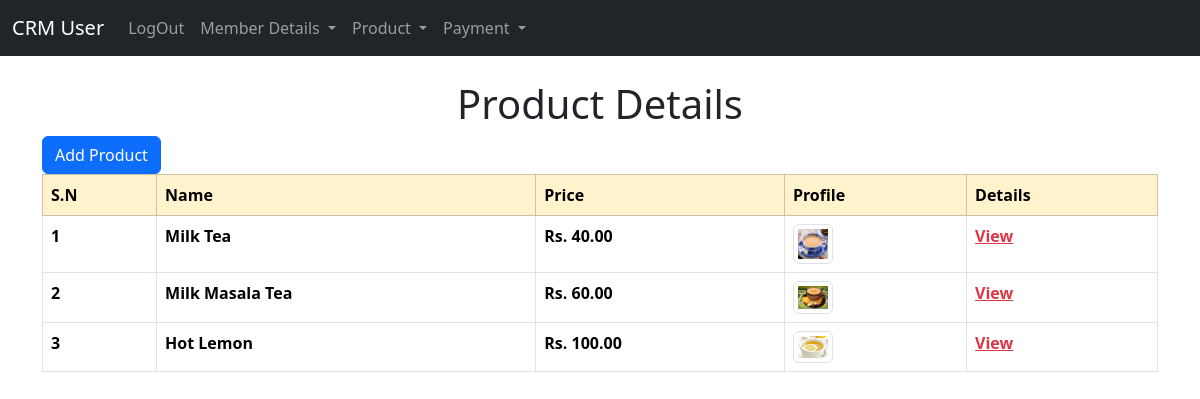
Page /user/product_details/ (signed in) on the committed database.
### user_app/models.py (models this page shows, shortened)
class Product(models.Model):
    name = models.CharField(max_length=255)
    price = models.DecimalField(max_digits=10, decimal_places=2)
    images = models.ImageField(upload_to="product/%Y/%m/%d", blank=False)

### user_app/views.py (the view)
# urls.py: path('product_details/', views.product_details, name='product_details'),
def product_details(request):
    if request.user.is_authenticated:
        product = Product.objects.all()
        return render(
            request, "user/product/product_details.html", {"product": product}
        )
    else:
        messages.success(request, "YOu Must Be")
        return redirect("home")

### templates/user/product/product_details.html
{% extends 'user/base.html' %}
{% block main %}
{% if user.is_authenticated %}
<div class="table-responsive text-capitalize">
     <h1 class="text-center"> product details</h1>
     <li class="nav-link">
          <button class="btn btn-primary">
               <a class="dropdown-item" href="{% url 'add_product' %}">Add Product</a>
          </button>
     </li>
     <table class="table  table-hover table-bordered">
          <thead class="table-warning">
               <tr>
                    <th scope="col">S.N</th>
                    <th scope="col"> Name</th>
                    <th scope="col">Price</th>
                    <th scope="col">Profile</th>
                    <th scope="col">Details</th>
               </tr>
          </thead>
          <tbody>
               {% if product %}
               {% for product in product %}
               <tr>
                    <th scope="row">{{product.id}}</th>
                    <th>{{product.name}}</th>
                    <th>Rs. {{product.price}}</th>
                    <th><img src="{{product.images.url}}" alt="{{ product.name }}" class="img-thumbnail"
                              style="max-width: 40px;"></th>
                    <th><a href="{% url 'product' product.pk %}"  class="text-danger">View</a></th>
               </tr>
               {% endfor %}
               {% endif %}
          </tbody>
     </table>
</div>
{% endif %}
{% endblock main %}

### rows in the picture
Product: id "1", name "Milk Tea", price "40.00", images (picture)
Product: id "2", name "Milk Masala Tea", price "60.00", images (picture)
Product: id "3", name "Hot Lemon", price "100.00", images (picture)
